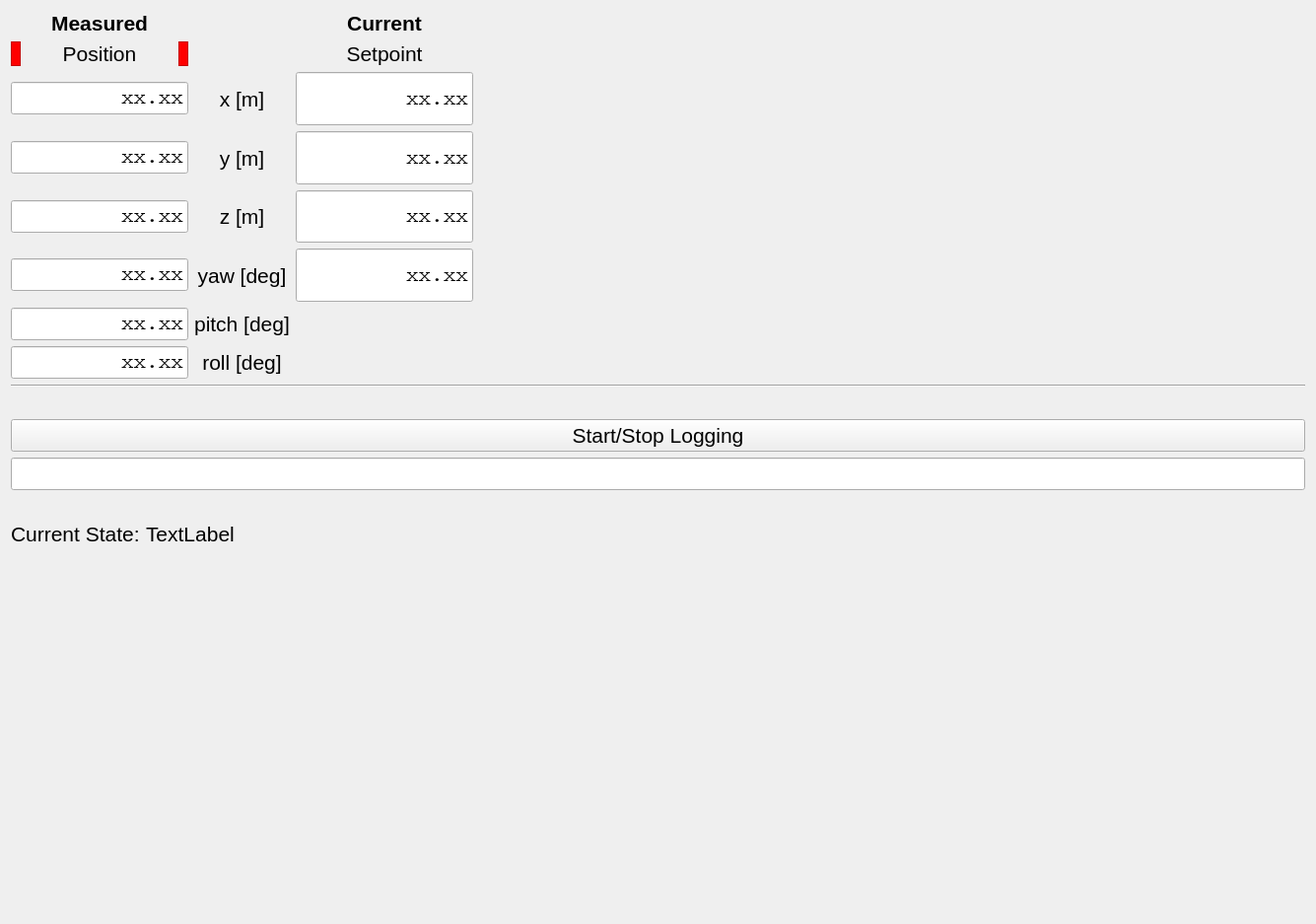
<?xml version="1.0" encoding="UTF-8"?>
<ui version="4.0">
 <class>LoggingTab</class>
 <widget class="QWidget" name="LoggingTab">
  <property name="windowModality">
   <enum>Qt::WindowModal</enum>
  </property>
  <property name="geometry">
   <rect>
    <x>0</x>
    <y>0</y>
    <width>1335</width>
    <height>937</height>
   </rect>
  </property>
  <property name="font">
   <font>
    <pointsize>16</pointsize>
   </font>
  </property>
  <property name="windowTitle">
   <string>Form</string>
  </property>
  <layout class="QVBoxLayout" name="verticalLayout">
   <item>
    <layout class="QGridLayout" name="gridLayout">
     <item row="0" column="3">
      <spacer name="horizontalSpacer_2">
       <property name="orientation">
        <enum>Qt::Horizontal</enum>
       </property>
       <property name="sizeHint" stdset="0">
        <size>
         <width>40</width>
         <height>20</height>
        </size>
       </property>
      </spacer>
     </item>
     <item row="3" column="2">
      <widget class="QLineEdit" name="lineEdit_setpoint_current_y">
       <property name="sizePolicy">
        <sizepolicy hsizetype="MinimumExpanding" vsizetype="MinimumExpanding">
         <horstretch>0</horstretch>
         <verstretch>0</verstretch>
        </sizepolicy>
       </property>
       <property name="maximumSize">
        <size>
         <width>180</width>
         <height>60</height>
        </size>
       </property>
       <property name="font">
        <font>
         <family>Courier</family>
        </font>
       </property>
       <property name="text">
        <string>xx.xx</string>
       </property>
       <property name="alignment">
        <set>Qt::AlignRight|Qt::AlignTrailing|Qt::AlignVCenter</set>
       </property>
       <property name="readOnly">
        <bool>true</bool>
       </property>
      </widget>
     </item>
     <item row="0" column="0">
      <widget class="QLabel" name="label_measured_title">
       <property name="font">
        <font>
         <weight>75</weight>
         <bold>true</bold>
        </font>
       </property>
       <property name="text">
        <string>Measured</string>
       </property>
       <property name="alignment">
        <set>Qt::AlignCenter</set>
       </property>
      </widget>
     </item>
     <item row="4" column="2">
      <widget class="QLineEdit" name="lineEdit_setpoint_current_z">
       <property name="sizePolicy">
        <sizepolicy hsizetype="MinimumExpanding" vsizetype="MinimumExpanding">
         <horstretch>0</horstretch>
         <verstretch>0</verstretch>
        </sizepolicy>
       </property>
       <property name="maximumSize">
        <size>
         <width>180</width>
         <height>60</height>
        </size>
       </property>
       <property name="font">
        <font>
         <family>Courier</family>
        </font>
       </property>
       <property name="text">
        <string>xx.xx</string>
       </property>
       <property name="alignment">
        <set>Qt::AlignRight|Qt::AlignTrailing|Qt::AlignVCenter</set>
       </property>
       <property name="readOnly">
        <bool>true</bool>
       </property>
      </widget>
     </item>
     <item row="3" column="1">
      <widget class="QLabel" name="label_row_y">
       <property name="text">
        <string>y [m]</string>
       </property>
       <property name="alignment">
        <set>Qt::AlignCenter</set>
       </property>
      </widget>
     </item>
     <item row="5" column="2">
      <widget class="QLineEdit" name="lineEdit_setpoint_current_yaw">
       <property name="sizePolicy">
        <sizepolicy hsizetype="MinimumExpanding" vsizetype="MinimumExpanding">
         <horstretch>0</horstretch>
         <verstretch>0</verstretch>
        </sizepolicy>
       </property>
       <property name="maximumSize">
        <size>
         <width>180</width>
         <height>60</height>
        </size>
       </property>
       <property name="font">
        <font>
         <family>Courier</family>
        </font>
       </property>
       <property name="text">
        <string>xx.xx</string>
       </property>
       <property name="alignment">
        <set>Qt::AlignRight|Qt::AlignTrailing|Qt::AlignVCenter</set>
       </property>
       <property name="readOnly">
        <bool>true</bool>
       </property>
      </widget>
     </item>
     <item row="2" column="1">
      <widget class="QLabel" name="label_row_x">
       <property name="text">
        <string>x [m]</string>
       </property>
       <property name="alignment">
        <set>Qt::AlignCenter</set>
       </property>
      </widget>
     </item>
     <item row="1" column="0">
      <layout class="QHBoxLayout" name="horizontalLayout_5">
       <property name="spacing">
        <number>0</number>
       </property>
       <item>
        <widget class="QFrame" name="red_frame_position_left">
         <property name="maximumSize">
          <size>
           <width>10</width>
           <height>16777215</height>
          </size>
         </property>
         <property name="styleSheet">
          <string notr="true">background-color:red;</string>
         </property>
         <property name="frameShape">
          <enum>QFrame::StyledPanel</enum>
         </property>
         <property name="frameShadow">
          <enum>QFrame::Raised</enum>
         </property>
        </widget>
       </item>
       <item>
        <widget class="QLabel" name="label_measured_title_line2">
         <property name="text">
          <string>Position</string>
         </property>
         <property name="alignment">
          <set>Qt::AlignCenter</set>
         </property>
        </widget>
       </item>
       <item>
        <widget class="QFrame" name="red_frame_position_right">
         <property name="maximumSize">
          <size>
           <width>10</width>
           <height>16777215</height>
          </size>
         </property>
         <property name="styleSheet">
          <string notr="true">background-color:red;</string>
         </property>
         <property name="frameShape">
          <enum>QFrame::StyledPanel</enum>
         </property>
         <property name="frameShadow">
          <enum>QFrame::Raised</enum>
         </property>
        </widget>
       </item>
      </layout>
     </item>
     <item row="4" column="1">
      <widget class="QLabel" name="label_row_z">
       <property name="text">
        <string>z [m]</string>
       </property>
       <property name="alignment">
        <set>Qt::AlignCenter</set>
       </property>
      </widget>
     </item>
     <item row="2" column="2">
      <widget class="QLineEdit" name="lineEdit_setpoint_current_x">
       <property name="sizePolicy">
        <sizepolicy hsizetype="MinimumExpanding" vsizetype="MinimumExpanding">
         <horstretch>0</horstretch>
         <verstretch>0</verstretch>
        </sizepolicy>
       </property>
       <property name="maximumSize">
        <size>
         <width>180</width>
         <height>60</height>
        </size>
       </property>
       <property name="font">
        <font>
         <family>Courier</family>
        </font>
       </property>
       <property name="text">
        <string>xx.xx</string>
       </property>
       <property name="alignment">
        <set>Qt::AlignRight|Qt::AlignTrailing|Qt::AlignVCenter</set>
       </property>
       <property name="readOnly">
        <bool>true</bool>
       </property>
      </widget>
     </item>
     <item row="5" column="1">
      <widget class="QLabel" name="label_row_yaw">
       <property name="text">
        <string>yaw [deg]</string>
       </property>
       <property name="alignment">
        <set>Qt::AlignCenter</set>
       </property>
      </widget>
     </item>
     <item row="0" column="2">
      <widget class="QLabel" name="label_current_title">
       <property name="font">
        <font>
         <weight>75</weight>
         <bold>true</bold>
        </font>
       </property>
       <property name="text">
        <string>Current</string>
       </property>
       <property name="alignment">
        <set>Qt::AlignCenter</set>
       </property>
      </widget>
     </item>
     <item row="6" column="1">
      <widget class="QLabel" name="label_row_pitch">
       <property name="text">
        <string>pitch [deg]</string>
       </property>
       <property name="alignment">
        <set>Qt::AlignCenter</set>
       </property>
      </widget>
     </item>
     <item row="1" column="2">
      <widget class="QLabel" name="label_current_title_line2">
       <property name="text">
        <string>Setpoint</string>
       </property>
       <property name="alignment">
        <set>Qt::AlignCenter</set>
       </property>
      </widget>
     </item>
     <item row="7" column="1">
      <widget class="QLabel" name="label_row_roll">
       <property name="text">
        <string>roll [deg]</string>
       </property>
       <property name="alignment">
        <set>Qt::AlignCenter</set>
       </property>
      </widget>
     </item>
     <item row="2" column="0">
      <layout class="QHBoxLayout" name="horizontalLayout_7">
       <item>
        <widget class="QLineEdit" name="lineEdit_measured_x">
         <property name="sizePolicy">
          <sizepolicy hsizetype="MinimumExpanding" vsizetype="Fixed">
           <horstretch>0</horstretch>
           <verstretch>0</verstretch>
          </sizepolicy>
         </property>
         <property name="maximumSize">
          <size>
           <width>180</width>
           <height>16777215</height>
          </size>
         </property>
         <property name="font">
          <font>
           <family>Courier</family>
          </font>
         </property>
         <property name="text">
          <string>xx.xx</string>
         </property>
         <property name="alignment">
          <set>Qt::AlignRight|Qt::AlignTrailing|Qt::AlignVCenter</set>
         </property>
         <property name="readOnly">
          <bool>true</bool>
         </property>
        </widget>
       </item>
      </layout>
     </item>
     <item row="3" column="0">
      <layout class="QHBoxLayout" name="horizontalLayout_8">
       <item>
        <widget class="QLineEdit" name="lineEdit_measured_y">
         <property name="sizePolicy">
          <sizepolicy hsizetype="MinimumExpanding" vsizetype="Fixed">
           <horstretch>0</horstretch>
           <verstretch>0</verstretch>
          </sizepolicy>
         </property>
         <property name="maximumSize">
          <size>
           <width>180</width>
           <height>16777215</height>
          </size>
         </property>
         <property name="font">
          <font>
           <family>Courier</family>
          </font>
         </property>
         <property name="text">
          <string>xx.xx</string>
         </property>
         <property name="alignment">
          <set>Qt::AlignRight|Qt::AlignTrailing|Qt::AlignVCenter</set>
         </property>
         <property name="readOnly">
          <bool>true</bool>
         </property>
        </widget>
       </item>
      </layout>
     </item>
     <item row="4" column="0">
      <layout class="QHBoxLayout" name="horizontalLayout_9">
       <item>
        <widget class="QLineEdit" name="lineEdit_measured_z">
         <property name="sizePolicy">
          <sizepolicy hsizetype="MinimumExpanding" vsizetype="Fixed">
           <horstretch>0</horstretch>
           <verstretch>0</verstretch>
          </sizepolicy>
         </property>
         <property name="maximumSize">
          <size>
           <width>180</width>
           <height>16777215</height>
          </size>
         </property>
         <property name="font">
          <font>
           <family>Courier</family>
          </font>
         </property>
         <property name="text">
          <string>xx.xx</string>
         </property>
         <property name="alignment">
          <set>Qt::AlignRight|Qt::AlignTrailing|Qt::AlignVCenter</set>
         </property>
         <property name="readOnly">
          <bool>true</bool>
         </property>
        </widget>
       </item>
      </layout>
     </item>
     <item row="5" column="0">
      <layout class="QHBoxLayout" name="horizontalLayout_10">
       <item>
        <widget class="QLineEdit" name="lineEdit_measured_yaw">
         <property name="sizePolicy">
          <sizepolicy hsizetype="MinimumExpanding" vsizetype="Fixed">
           <horstretch>0</horstretch>
           <verstretch>0</verstretch>
          </sizepolicy>
         </property>
         <property name="maximumSize">
          <size>
           <width>180</width>
           <height>16777215</height>
          </size>
         </property>
         <property name="font">
          <font>
           <family>Courier</family>
          </font>
         </property>
         <property name="text">
          <string>xx.xx</string>
         </property>
         <property name="alignment">
          <set>Qt::AlignRight|Qt::AlignTrailing|Qt::AlignVCenter</set>
         </property>
         <property name="readOnly">
          <bool>true</bool>
         </property>
        </widget>
       </item>
      </layout>
     </item>
     <item row="6" column="0">
      <layout class="QHBoxLayout" name="horizontalLayout_11">
       <item>
        <widget class="QLineEdit" name="lineEdit_measured_pitch">
         <property name="sizePolicy">
          <sizepolicy hsizetype="MinimumExpanding" vsizetype="Fixed">
           <horstretch>0</horstretch>
           <verstretch>0</verstretch>
          </sizepolicy>
         </property>
         <property name="maximumSize">
          <size>
           <width>180</width>
           <height>16777215</height>
          </size>
         </property>
         <property name="font">
          <font>
           <family>Courier</family>
          </font>
         </property>
         <property name="text">
          <string>xx.xx</string>
         </property>
         <property name="alignment">
          <set>Qt::AlignRight|Qt::AlignTrailing|Qt::AlignVCenter</set>
         </property>
         <property name="readOnly">
          <bool>true</bool>
         </property>
        </widget>
       </item>
      </layout>
     </item>
     <item row="7" column="0">
      <layout class="QHBoxLayout" name="horizontalLayout_12">
       <item>
        <widget class="QLineEdit" name="lineEdit_measured_roll">
         <property name="sizePolicy">
          <sizepolicy hsizetype="MinimumExpanding" vsizetype="Fixed">
           <horstretch>0</horstretch>
           <verstretch>0</verstretch>
          </sizepolicy>
         </property>
         <property name="maximumSize">
          <size>
           <width>180</width>
           <height>16777215</height>
          </size>
         </property>
         <property name="font">
          <font>
           <family>Courier</family>
          </font>
         </property>
         <property name="text">
          <string>xx.xx</string>
         </property>
         <property name="alignment">
          <set>Qt::AlignRight|Qt::AlignTrailing|Qt::AlignVCenter</set>
         </property>
         <property name="readOnly">
          <bool>true</bool>
         </property>
        </widget>
       </item>
      </layout>
     </item>
    </layout>
   </item>
   <item>
    <widget class="Line" name="line">
     <property name="orientation">
      <enum>Qt::Horizontal</enum>
     </property>
    </widget>
   </item>
   <item>
    <spacer name="verticalSpacer_2">
     <property name="orientation">
      <enum>Qt::Vertical</enum>
     </property>
     <property name="sizeType">
      <enum>QSizePolicy::Fixed</enum>
     </property>
     <property name="sizeHint" stdset="0">
      <size>
       <width>20</width>
       <height>20</height>
      </size>
     </property>
    </spacer>
   </item>
   <item>
    <layout class="QGridLayout" name="gridLayout_3">
     <property name="topMargin">
      <number>6</number>
     </property>
     <property name="bottomMargin">
      <number>6</number>
     </property>
     <item row="0" column="0">
      <widget class="QPushButton" name="custom_button_1">
       <property name="sizePolicy">
        <sizepolicy hsizetype="Minimum" vsizetype="Fixed">
         <horstretch>0</horstretch>
         <verstretch>0</verstretch>
        </sizepolicy>
       </property>
       <property name="text">
        <string>Start/Stop Logging</string>
       </property>
      </widget>
     </item>
     <item row="2" column="2">
      <layout class="QHBoxLayout" name="horizontalLayout_2">
       <property name="leftMargin">
        <number>0</number>
       </property>
       <property name="rightMargin">
        <number>0</number>
       </property>
      </layout>
     </item>
     <item row="2" column="1">
      <layout class="QHBoxLayout" name="horizontalLayout_3">
       <property name="leftMargin">
        <number>0</number>
       </property>
       <property name="rightMargin">
        <number>0</number>
       </property>
      </layout>
     </item>
     <item row="2" column="0">
      <layout class="QHBoxLayout" name="horizontalLayout_4">
       <property name="leftMargin">
        <number>0</number>
       </property>
       <property name="rightMargin">
        <number>0</number>
       </property>
       <item>
        <widget class="QLineEdit" name="lineEdit_custom_1">
         <property name="sizePolicy">
          <sizepolicy hsizetype="MinimumExpanding" vsizetype="Fixed">
           <horstretch>0</horstretch>
           <verstretch>0</verstretch>
          </sizepolicy>
         </property>
         <property name="maximumSize">
          <size>
           <width>16777215</width>
           <height>16777215</height>
          </size>
         </property>
        </widget>
       </item>
      </layout>
     </item>
    </layout>
   </item>
   <item>
    <spacer name="verticalSpacer_3">
     <property name="orientation">
      <enum>Qt::Vertical</enum>
     </property>
     <property name="sizeType">
      <enum>QSizePolicy::Fixed</enum>
     </property>
     <property name="sizeHint" stdset="0">
      <size>
       <width>20</width>
       <height>20</height>
      </size>
     </property>
    </spacer>
   </item>
   <item>
    <layout class="QHBoxLayout" name="horizontalLayout_6">
     <property name="leftMargin">
      <number>0</number>
     </property>
     <property name="topMargin">
      <number>0</number>
     </property>
     <property name="rightMargin">
      <number>0</number>
     </property>
     <property name="bottomMargin">
      <number>0</number>
     </property>
     <item>
      <widget class="QLabel" name="label_current_state_title">
       <property name="sizePolicy">
        <sizepolicy hsizetype="Minimum" vsizetype="Preferred">
         <horstretch>0</horstretch>
         <verstretch>0</verstretch>
        </sizepolicy>
       </property>
       <property name="text">
        <string>Current State:</string>
       </property>
      </widget>
     </item>
     <item>
      <widget class="QLabel" name="label_current_state">
       <property name="text">
        <string>TextLabel</string>
       </property>
      </widget>
     </item>
     <item>
      <spacer name="horizontalSpacer_3">
       <property name="orientation">
        <enum>Qt::Horizontal</enum>
       </property>
       <property name="sizeHint" stdset="0">
        <size>
         <width>40</width>
         <height>20</height>
        </size>
       </property>
      </spacer>
     </item>
    </layout>
   </item>
   <item>
    <spacer name="verticalSpacer">
     <property name="orientation">
      <enum>Qt::Vertical</enum>
     </property>
     <property name="sizeType">
      <enum>QSizePolicy::Expanding</enum>
     </property>
     <property name="sizeHint" stdset="0">
      <size>
       <width>20</width>
       <height>40</height>
      </size>
     </property>
    </spacer>
   </item>
  </layout>
 </widget>
 <resources/>
 <connections/>
</ui>
